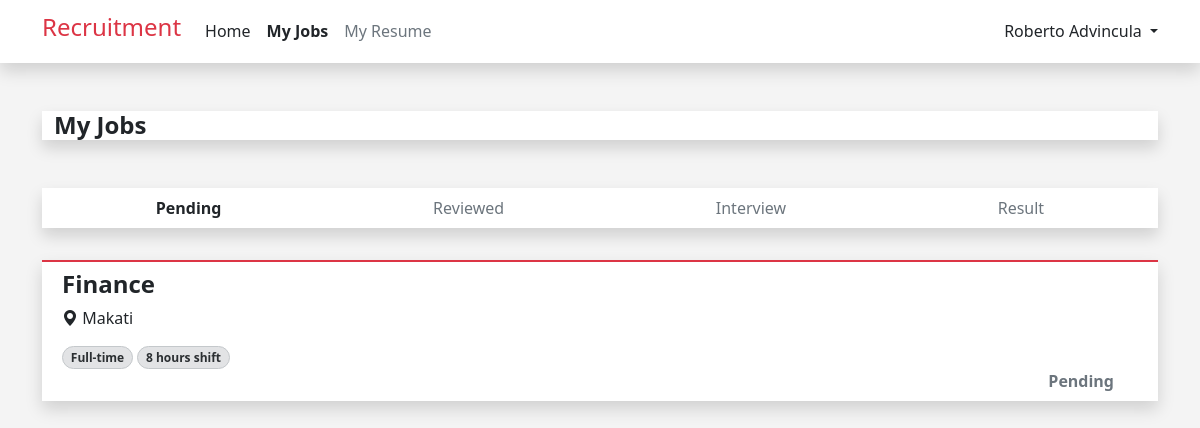
Page /my_jobs.php?status=Pending (signed in) on the earlier database version.
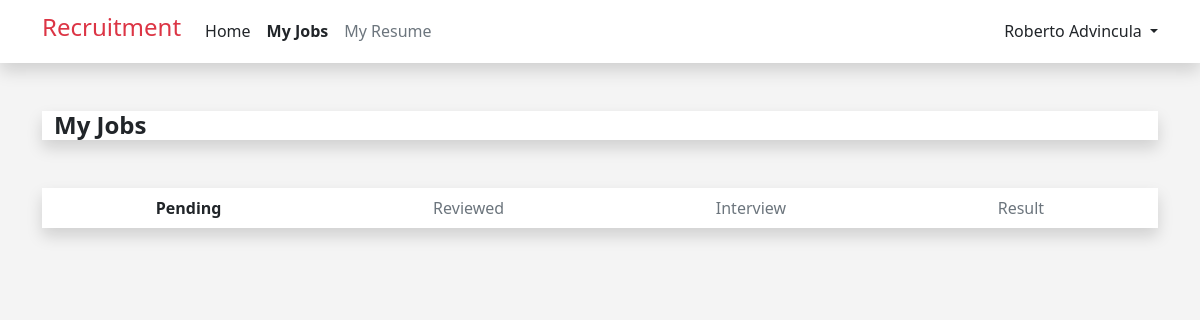
Same page on the later database version.
### tables this page shows
CREATE TABLE `job_applicants` (
  `id` int(12) NOT NULL,
  `user_id` int(12) NOT NULL,
  `job_id` int(12) NOT NULL,
  `application_status` varchar(255) NOT NULL,
  `interview_date` datetime DEFAULT NULL
);

CREATE TABLE `jobs` (
  `id` int(12) NOT NULL,
  `job_name` varchar(255) NOT NULL,
  `number_required` int(12) NOT NULL,
  `job_type` varchar(255) NOT NULL,
  `shift_and_schedule` varchar(255) NOT NULL,
  `location` varchar(255) NOT NULL,
  `job_description` text NOT NULL,
  `qualification` text NOT NULL,
  `priority` varchar(255) NOT NULL,
  `industry` varchar(255) NOT NULL,
  `created_at` timestamp NOT NULL DEFAULT current_timestamp() ON UPDATE current_timestamp()
);

### my_jobs.php (the view, shortened to what the changed rows need)
<?php
include ("dbconn.php");
include ("components/header.php");
if (isset($_GET['status'])) {
    $status = $_GET['status'];
    $userId = $_SESSION['user_id'];
    if ($status === 'Result') {
        $query =
            "SELECT jobs.job_name, jobs.job_type, jobs.shift_and_schedule, jobs.location, job_applicants.application_status
            FROM jobs
            INNER JOIN job_applicants ON jobs.id = job_applicants.job_id
            WHERE job_applicants.user_id = ? AND (job_applicants.application_status = ? OR job_applicants.application_status = ?)
            ORDER BY
                CASE WHEN job_applicants.application_status = 'Selected' THEN 0 ELSE 1 END";
        $stmt = $conn->prepare($query);
        $status1 = 'Selected';
        $status2 = 'Not Selected';
        $stmt->bind_param("iss", $userId, $status1, $status2);
        $stmt->execute();
    } else {
        $query =
            "SELECT jobs.job_name, jobs.job_type, jobs.shift_and_schedule, jobs.location, job_applicants.application_status
            FROM jobs
            INNER JOIN job_applicants ON jobs.id = job_applicants.job_id
            WHERE job_applicants.user_id = ? AND job_applicants.application_status = ?";
        $stmt = $conn->prepare($query);
        $stmt->bind_param("is", $userId, $status);
        $stmt->execute();
    }
    $result = $stmt->get_result();
    function getStatusClass($status)
    {
        switch ($status) {
            case 'Pending':
                return 'text-secondary';
        }
    }
}
?>
<!DOCTYPE html>
<html lang="en">
<head>
</head>
<body style="background-color: #F4F4F4; ">
    <div class="container">
        <?php
        while ($row = mysqli_fetch_assoc($result)) {
            ?>
            <div class="row">
                <div class="col-sm-12 col-md-12 ">
                    <div class="container-fluid bg-white shadow mb-3 mt-4 border-2 border-top border-danger">
                        <div class="row p-2">
                            <h4 class="fw-bold">
                                <?php echo $row['job_name'] ?>
                            </h4>
                            <div class="row">
                                <div class="col">
                                    <i class="bi bi-geo-alt-fill"></i><span>
                                        <?php echo $row['location']; ?>
                                    </span>
                                </div>
                            </div>
                            <div class="row">
                                <div class="col">
                                    <span
                                        class="badge bg-secondary-subtle border border-secondary-subtle text-secondary-emphasis rounded-pill mt-3">
                                        <?php echo $row['job_type']; ?>
                                    </span>
                                    <span
                                        class="badge bg-secondary-subtle border border-secondary-subtle text-secondary-emphasis rounded-pill mt-3">
                                        <?php echo $row['shift_and_schedule']; ?>
                                    </span>
                                </div>
                            </div>
                            <div class="row">
                                <div class="col d-flex justify-content-end">
                                    <div
                                        class="fw-bold rounded-1 <?php echo getStatusClass($row['application_status']); ?>">
                                        <?php echo $row['application_status']; ?>
                                    </div>
                                </div>
                            </div>
                        </div>
                    </div>
                </div>
            </div>
            <?php
        }
        ?>
    </div>
</body>
</html>

Differences in the rows shown:
no longer on this page (row edited): job_applicants: job.job_name "Finance", job.location "Makati", job.job_type "Full-time", job.shift_and_schedule "8 hours shift", application_status "Pending"
